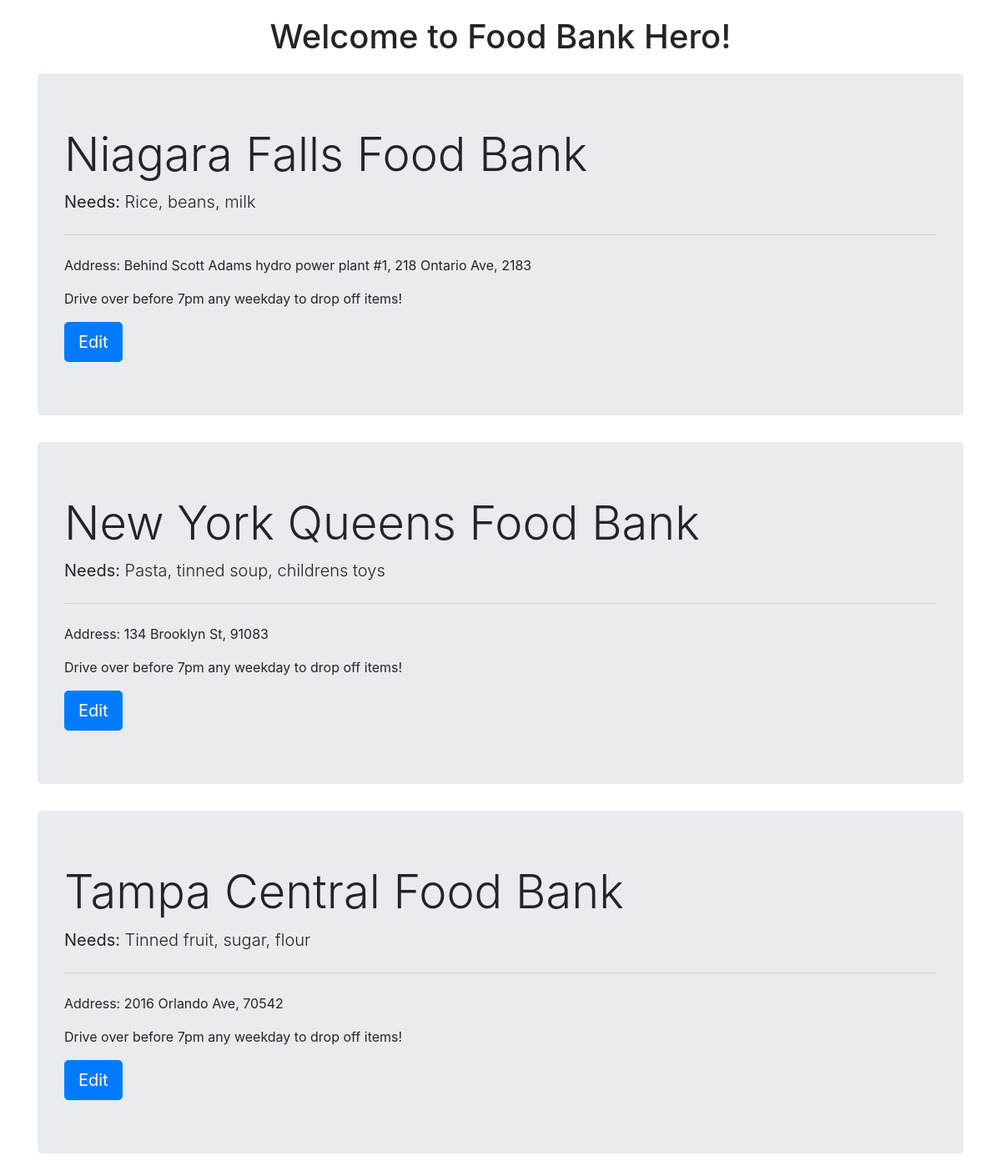
The page / on the database its author committed.
### tables this page shows
CREATE TABLE "foodbanks"
(
    [FoodBankId] INTEGER PRIMARY KEY AUTOINCREMENT NOT NULL,
    [Name] TEXT  NOT NULL,
    [ItemsNeeded] TEXT,
    [Address] TEXT,
    [ZipCode] INTEGER,
    UNIQUE(Name)
);

### app.py (the view)
@app.route('/')
def home():
    return render_template('home.html', foodbanks=query_db('select * from foodbanks'))

### app.py (called while the page is built)
def get_db():
    db = getattr(g, '_database', None)
    if db is None:
        db = g._database = sqlite3.connect(DATABASE)
    db.row_factory = sqlite3.Row
    return db

def query_db(query, args=(), one=False):
    cur = get_db().execute(query, args)
    rv = cur.fetchall()
    cur.close()
    return (rv[0] if rv else None) if one else rv

@app.teardown_appcontext
def close_connection(exception):
    db = getattr(g, '_database', None)
    if db is not None:
        db.close()

### templates/home.html
{% extends "base.html" %}
{% block content %}
<h1 style="text-align: center; margin-top: 0.5em; margin-bottom: 0.5em;">Welcome to Food Bank Hero!</h1>
{% for fb in foodbanks %}
  <div class="jumbotron">
    <h1 class="display-4">{{ fb['Name'] }} &nbsp;&nbsp;&nbsp;</h1>
    <p class="lead"><strong>Needs:</strong> {{ fb['ItemsNeeded'] }}</p>
    <hr class="my-4">
    <p>Address: {{ fb['Address'] }}, {{ fb['ZipCode'] }}</p>
    <p>Drive over before 7pm any weekday to drop off items!</p>
    <a class="btn btn-primary btn-lg" href="/edit/{{ fb['FoodBankId'] }}" role="button">Edit</a>
  </div>
{% endfor %}
{% endblock %}

### templates/base.html (shortened to what this page needs)
<html>
<head>
  <link rel="stylesheet" href="https://stackpath.bootstrapcdn.com/bootstrap/4.4.1/css/bootstrap.min.css">
</head>
<body>
  <div class="container">
    {% block content %}
    {% endblock %}
  </div>
</body>
</html>

### rows shown on the page
foodbanks: Name "Niagara Falls Food Bank", ItemsNeeded "Rice, beans, milk", Address "Behind Scott Adams hydro power plant #1, 218 Ontario Ave", ZipCode "2183"
foodbanks: Name "New York Queens Food Bank", ItemsNeeded "Pasta, tinned soup, childrens toys", Address "134 Brooklyn St", ZipCode "91083"
foodbanks: Name "Tampa Central Food Bank", ItemsNeeded "Tinned fruit, sugar, flour", Address "2016 Orlando Ave", ZipCode "70542"
